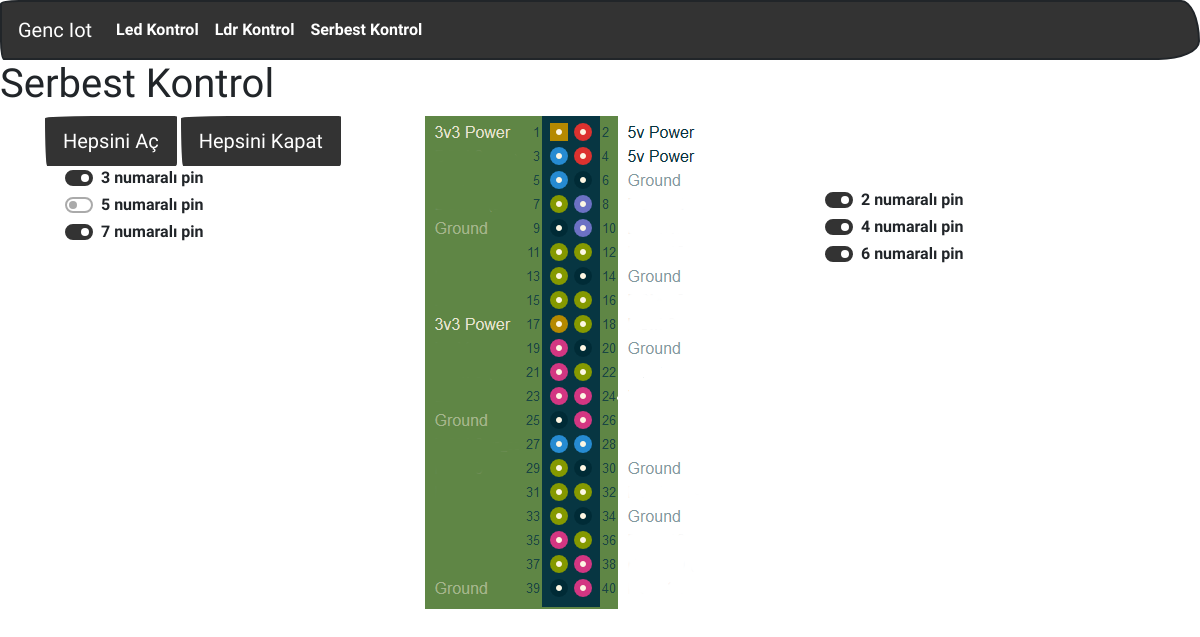
Page /serbest on the earlier database version.
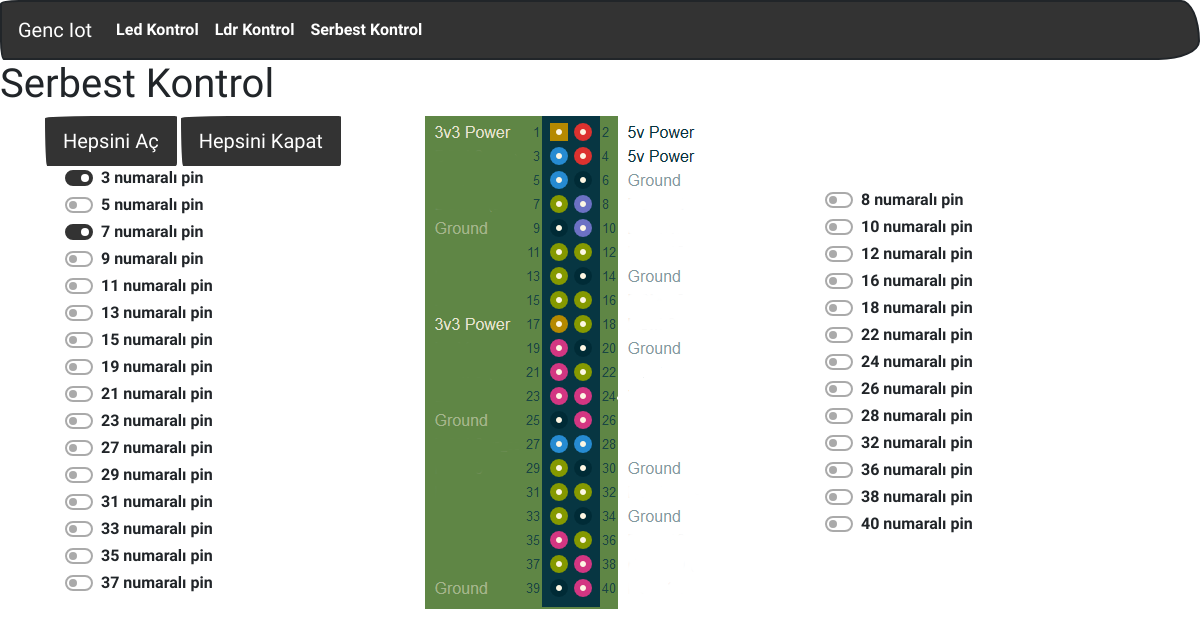
Same page on the later database version.
### led/models.py (models this page shows, shortened)
class Pin(models.Model):
    pin_numarasi = models.IntegerField()
    pin_degeri = models.BooleanField()

### led/views.py (the view)
# urls.py: path("serbest", views.serbest,name='serbest'),
def serbest(request):
    context = {
        "pins": Pin.objects.all()
    }
    return render(request,"led/serbest.html",context)

### led/templates/led/serbest.html (shortened to what this page needs)
{% extends "led/base.html" %}
{% load static %}
{% block icerik %}
<h1>Serbest Kontrol</h1>
<div class="container">
    <div class="row">
        <div class="col-sm">
        <button type="button" class="btn btn-primary btn-lg" id='hep_ac_btn'>Hepsini Aç</button>
        <button type="button" class="btn btn-primary btn-lg" id='hep_kapa_btn'>Hepsini Kapat</button>
        {% for pin in pins %}
            {% if not pin.pin_numarasi|divisibleby:"2"  %}
            <div class="custom-control custom-switch">
                <label class="custom-control-label" for="pin{{pin.pin_numarasi}}">{{pin.pin_numarasi}} numaralı pin </label>
            </div>
            {% endif %}
        {% endfor %}
        </div>
        <div class="col-sm">
            <img src="{% static 'led/pinout.png' %}" alt="pinout">
        </div>
        <div class="col-sm">
        <br><br><br>
        {% for pin in pins %}
            {% if pin.pin_numarasi|divisibleby:"2" %}
            <div class="custom-control custom-switch">
                <label class="custom-control-label" for="pin{{pin.pin_numarasi}}">{{pin.pin_numarasi}} numaralı pin </label>
            </div>
            {% endif %}
        {% endfor %}
        </div>
    </div>
</div>
{% endblock %}

### led/templates/led/base.html (shortened to what this page needs)
<!DOCTYPE html>
{% load static %}
<html>
    <head>
        <link rel="stylesheet" href="{% static 'led/all.min.css' %}"/>
        <link rel="stylesheet" href="{% static 'led/bootstrap.min.css' %}"/>
        <link rel="stylesheet" href="{% static 'led/animate.css' %}"/>
        <link rel="stylesheet" href="{% static 'led/ufak_dokunuslar.css' %}"/>
    </head>
    <body>
        <nav class="navbar navbar-expand-lg navbar-dark bg-primary">
            <a class="navbar-brand" href="{% url 'index' %}">Genc Iot</i></a>
            <div class="collapse navbar-collapse" id="navbarColor01">
              <ul class="navbar-nav mr-auto">
                <li class="nav-item active">
                  <a class="nav-link" href="{% url 'led' %}">Led Kontrol<span class="sr-only">(current)</span></a>
                </li>
                <li class="nav-item">
                  <a class="nav-link" href="{% url 'ldr' %}">Ldr Kontrol</a>
                </li>
                <li class="nav-item">
                  <a class="nav-link" href="{% url 'serbest' %}">Serbest Kontrol</a>
                </li>
              </ul>
            </div>
          </nav>
          {% block icerik %}
          {% endblock %}
    </body>
</html>

Differences in the rows shown:
removed Pin: pin_numarasi "2"
removed Pin: pin_numarasi "4"
removed Pin: pin_numarasi "6"
added Pin: pin_numarasi "9", shown under "Serbest Kontrol"
added Pin: pin_numarasi "11", shown under "Serbest Kontrol"
added Pin: pin_numarasi "13", shown under "Serbest Kontrol"
added Pin: pin_numarasi "15", shown under "Serbest Kontrol"
added Pin: pin_numarasi "19", shown under "Serbest Kontrol"
added Pin: pin_numarasi "21", shown under "Serbest Kontrol"
added Pin: pin_numarasi "23", shown under "Serbest Kontrol"
added Pin: pin_numarasi "27", shown under "Serbest Kontrol"
added Pin: pin_numarasi "29", shown under "Serbest Kontrol"
added Pin: pin_numarasi "31", shown under "Serbest Kontrol"
added Pin: pin_numarasi "33", shown under "Serbest Kontrol"
added Pin: pin_numarasi "35", shown under "Serbest Kontrol"
added Pin: pin_numarasi "37", shown under "Serbest Kontrol"
added Pin: pin_numarasi "8"
added Pin: pin_numarasi "10"
added Pin: pin_numarasi "12"
added Pin: pin_numarasi "16"
added Pin: pin_numarasi "18"
added Pin: pin_numarasi "22"
added Pin: pin_numarasi "24"
added Pin: pin_numarasi "26"
added Pin: pin_numarasi "28"
added Pin: pin_numarasi "32"
added Pin: pin_numarasi "36"
added Pin: pin_numarasi "38"
added Pin: pin_numarasi "40"
